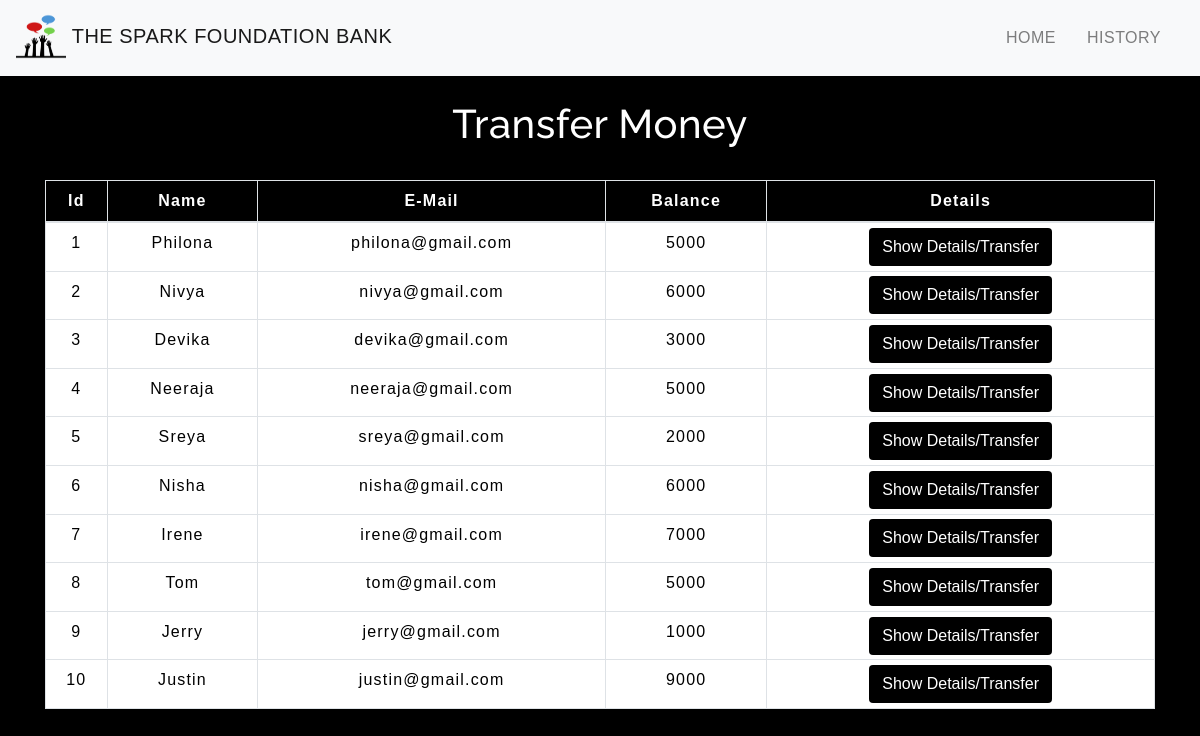
The app's page /transfermoney.php with its own data.
### tables this page shows
CREATE TABLE `users` (
  `id` int(5) NOT NULL,
  `name` text NOT NULL,
  `email` varchar(30) NOT NULL,
  `balance` int(8) NOT NULL
);

### transfermoney.php (the view, shortened to what this page needs)
<!DOCTYPE html>
<html lang="en">
<head>
    <link rel="stylesheet" href="https://maxcdn.bootstrapcdn.com/bootstrap/4.0.0/css/bootstrap.min.css">
    <link rel="stylesheet" type="text/css" href="css/table.css">
    <link rel="stylesheet" type="text/css" href="css/navbar.css">
</head>
<body style="background: black">
    <?php
    include 'config.php';
    $sql = "SELECT * FROM users";
    $result = mysqli_query($conn, $sql);
    ?>
    <?php
    include 'navbar.php';
    ?>
    <div class="container">
        <h2 class="text-center pt-4" style="color:white">Transfer Money</h2>
        <br>
        <div class="row">
            <div class="col">
                <div class="table-responsive-sm">
                    <table class="table table-hover table-sm table-striped table-condensed table-bordered">
                        <thead>
                            <tr style="color: white">
                                <th scope="col" class="text-center py-2">Id</th>
                                <th scope="col" class="text-center py-2">Name</th>
                                <th scope="col" class="text-center py-2">E-Mail</th>
                                <th scope="col" class="text-center py-2">Balance</th>
                                <th scope="col" class="text-center py-2">Details</th>
                            </tr>
                        </thead>
                        <tbody>
                            <?php
                            while ($rows = mysqli_fetch_assoc($result)) {
                            ?>
                                <tr class="bg-white" style="color: black">
                                    <td class="py-2"><?php echo $rows['id'] ?></td>
                                    <td class="py-2"><?php echo $rows['name'] ?></td>
                                    <td class="py-2"><?php echo $rows['email'] ?></td>
                                    <td class="py-2"><?php echo $rows['balance'] ?></td>
                                    <td><a href="selecteduserdetail.php?id= <?php echo $rows['id']; ?>"> <button type="button" class="btn">Show Details/Transfer</button></a></td>
                                </tr>
                            <?php
                            }
                            ?>
                        </tbody>
                    </table>
                </div>
            </div>
        </div>
    </div>
</body>
</html>

### navbar.php (shortened to what this page needs)
<nav class="navbar navbar-expand-md navbar-light bg-light">
    <a class="navbar-brand logo" href="index.php"><img src="../PHP/img/logo.png" alt="logo" height="50px" width="50px"> THE SPARK FOUNDATION BANK</a>
    <div class="collapse navbar-collapse" id="collapsibleNavbar">
        <ul class="navbar-nav ml-auto">
            <li class="nav-item">
                <a class="nav-link" href="index.php">HOME</a>
            </li>
            <li class="nav-item">
                <a class="nav-link" href="transactionhistory.php">HISTORY</a>
            </li>
    </div>
</nav>

### table.css (style rules this page uses)
* { padding: 0; margin: 0; box-sizing: border-box; font-family: sans-serif; }
h2 { font-size: 40px; }
table { letter-spacing: 1.2px; }
td { text-align: center; }
button { border:none; background: #d9d9d9; transition: 1s; }

### navbar.css (style rules this page uses)
.nav-link { margin-right: 15px; color: white; letter-spacing: 0.5px; transition: 0.5s; }
.navbar-brand { color: white; letter-spacing: 0.5px; }
h2 { color: black; letter-spacing: 0.5px; font-family: raleway; }

### transfermoney.php (style rules this page uses)
button { color: white; background-color: black; transition: 1.5s; }

### records on screen
users: id "1", name "Philona", email "philona@gmail.com", balance "5000"
users: id "2", name "Nivya", email "nivya@gmail.com", balance "6000"
users: id "3", name "Devika", email "devika@gmail.com", balance "3000"
users: id "4", name "Neeraja", email "neeraja@gmail.com", balance "5000"
users: id "5", name "Sreya", email "sreya@gmail.com", balance "2000"
users: id "6", name "Nisha", email "nisha@gmail.com", balance "6000"
users: id "7", name "Irene", email "irene@gmail.com", balance "7000"
users: id "8", name "Tom", email "tom@gmail.com", balance "5000"
users: id "9", name "Jerry", email "jerry@gmail.com", balance "1000"
users: id "10", name "Justin", email "justin@gmail.com", balance "9000"
